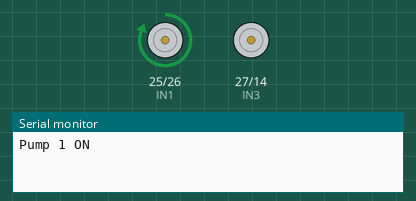
The sketch below on a simulated ESP32. Parts: motor-driver pin pairs drawn as motors (green arrow = first pin HIGH = forward, orange = second pin HIGH = backward, longer = more drive), the last lines printed to the serial monitor.

Above: at 2.5 s.
At 9.5 s:
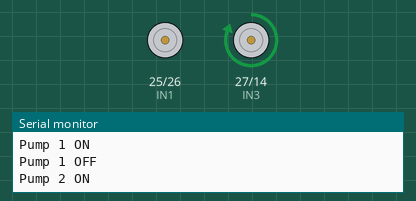
At 13.0 s:
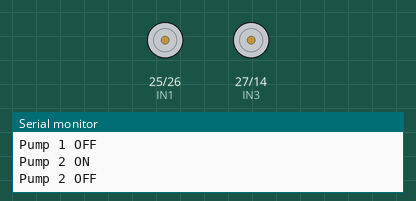
Timing chart, 0 to 18.2 s (numbered marks = the images above):
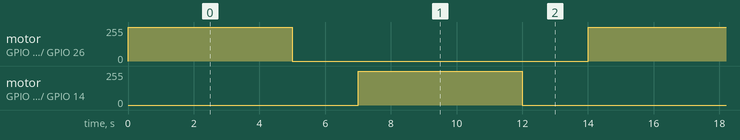

The sketch:

pump1_pump2_motor_driver_test_esp32.ino
```cpp
#define IN1  25  // Pump 1 ON
#define IN2  26  // Pump 1 OFF

#define IN3  27  // Pump 2 ON
#define IN4  14  // Pump 2 OFF

void setup() {
  pinMode(IN1, OUTPUT);
  pinMode(IN2, OUTPUT);

  pinMode(IN3, OUTPUT);
  pinMode(IN4, OUTPUT);

  Serial.begin(115200);
}

void loop() {
  Serial.println("Pump 1 ON");
  digitalWrite(IN1, HIGH);
  digitalWrite(IN2, LOW);
  delay(5000);

  Serial.println("Pump 1 OFF");
  digitalWrite(IN1, LOW);
  digitalWrite(IN2, LOW);
  delay(2000);

  Serial.println("Pump 2 ON");
  digitalWrite(IN3, HIGH);
  digitalWrite(IN4, LOW);
  delay(5000);

  Serial.println("Pump 2 OFF");
  digitalWrite(IN3, LOW);
  digitalWrite(IN4, LOW);
  delay(2000);
}
```

Measured:
- by itself, motor on GPIO 25 (IN1) / GPIO 26 (IN2), motor on GPIO 27 (IN3) / GPIO 14 (IN4): alternates forward 255/255 for 5.0 s and stopped for 9.0 s
